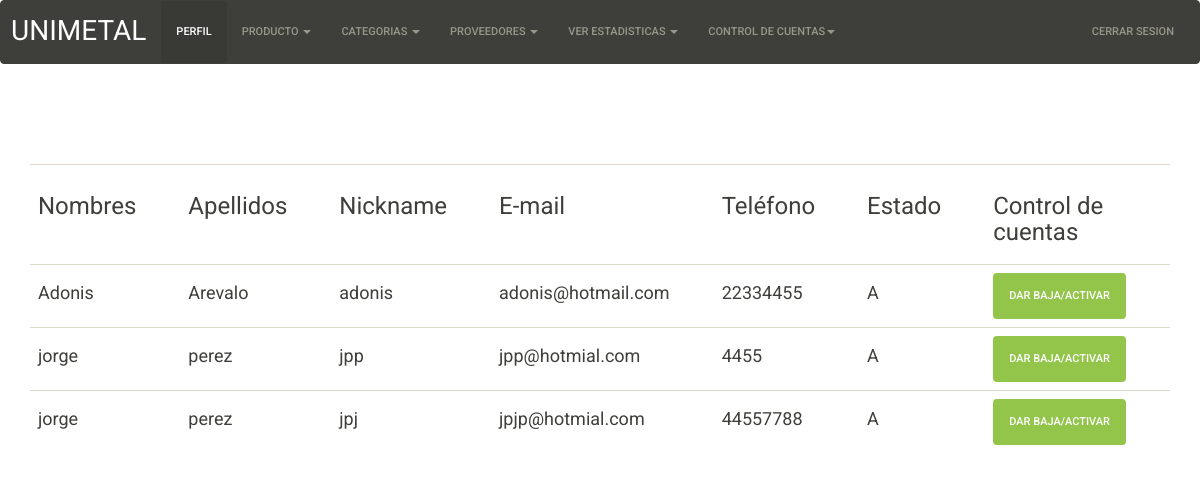
Screenshot of /php/Activar_Desactivar.php with the database file from the repository.
### tables this page shows
CREATE TABLE IF NOT EXISTS `empleados` (
  `Cod` int(5) NOT NULL AUTO_INCREMENT,
  `nombre` varchar(40) NOT NULL,
  `apellido` varchar(40) NOT NULL,
  `nickname` varchar(50) NOT NULL,
  `password` varchar(50) NOT NULL,
  `email` varchar(30) NOT NULL,
  `telefono` int(8) NOT NULL,
  `direccion` varchar(40) NOT NULL,
  `Salario` decimal(10,0) NOT NULL,
  `Estado` varchar(50) NOT NULL,
  `idcat` int(5) NOT NULL,
  PRIMARY KEY (`Cod`),
  KEY `idcat` (`idcat`)
);

### php/Activar_Desactivar.php (the view, shortened to what this page needs)
<!DOCTYPE html>
<html lang="es">
<head>
 <link rel="stylesheet" type="text/css" href="../css1/bootstrap.min.css">
    <link rel="stylesheet" type="text/css" href="../css/general.css">
</head>
<body>
<nav class="navbar navbar-default">
  <div class="container-fluid">
    <div class="navbar-header">
      <a class="navbar-brand" href="#">UNIMETAL</a>
    </div>
    <div class="collapse navbar-collapse" id="bs-example-navbar-collapse-1">
      <ul class="nav navbar-nav">
        <li class="active"><a href="../php/login.php">PERFIL<span class="sr-only">(current)</span></a></li>
        <li class="dropdown">
          <a href="#" class="dropdown-toggle" data-toggle="dropdown" role="button" aria-expanded="false"> PRODUCTO <span class="caret"></span></a>
        </li>
        <li class="dropdown">
          <a href="#" class="dropdown-toggle" data-toggle="dropdown" role="button" aria-expanded="false"> CATEGORIAS <span class="caret"></span></a>
        </li>
        <li class="dropdown">
          <a href="#" class="dropdown-toggle" data-toggle="dropdown" role="button" aria-expanded="false"> PROVEEDORES <span class="caret"></span></a>
        </li>
        <li class="dropdown">
          <a href="#" class="dropdown-toggle" data-toggle="dropdown" role="button" aria-expanded="false"> VER ESTADISTICAS <span class="caret"></span></a>
        </li>
        <li class="dropdown">
          <a href="#" class="dropdown-toggle" data-toggle="dropdown" role="button" aria-expanded="false">CONTROL DE CUENTAS<span class="caret"></span></a>
        </li>
      </ul>
      <ul class="nav navbar-nav navbar-right">
        <li><a href="../php/cerrarsesion.php">CERRAR SESION</a></li>
      </ul>
    </div>
  </div>
</nav>
<br>
 <?php
    $link = mostrar();
    $lis = mysqli_query($link,"SELECT * From empleados where idcat!='3'");
    echo "<br>";
     echo "<br>";
     echo "<br>";
    echo "<div class='container'><table class='table table-hover'>";
echo "<th  width='5%' align='left'><h3>Nombres</h3></th>";
echo "<th  width='5%' align='left'><h3>Apellidos</h3></th>";
echo "<th  width='5%' align='left'><h3>Nickname</h3></th>";
echo "<th  width='5%' align='left'><h3>E-mail</h3></th>";
echo "<th  width='5%' align='left'><h3>Teléfono</h3></th>";
echo "<th  width='5%' align='left'><h3>Estado</h3></th>";
echo "<th  width='5%' align='left'><h3>Control de cuentas</h3></th>";
while ($row = mysqli_fetch_row($lis)){
    echo "<tr>";
    echo "<td width='5%' align='left'><h4>$row[1]</h4></td>";
    echo "<td  width='5%' align='left'><h4>$row[2]</h4></td>";
    echo "<td  width='5%' align='left'><h4>$row[3]</h4></td>";
    echo "<td  width='5%' align='left'><h4>$row[5]</h4></td>";
    echo "<td  width='5%' align='left'><h4>$row[6]</h4></td>";
    echo "<td  width='5%' align='left'><h4>$row[9]</h4></td>";
    echo "<td width='5%' align='left'><a class='btn btn-success' href=activar.php?act=$row[3]>Dar baja/Activar</a></td>" ;
    echo "</tr>";
}
echo "</table> </div>";
?>
</body>
</html>

### css/general.css (style rules this page uses)
.navbar-brand { font-size: 2em; }
.active { font-size: 5em; }

### rows the page displays
empleados: nombre "Adonis", apellido "Arevalo", nickname "adonis", email "adonis@hotmail.com", telefono "22334455", Estado "A"
empleados: nombre "jorge", apellido "perez", nickname "jpp", email "jpp@hotmial.com", telefono "4455", Estado "A"
empleados: nombre "jorge", apellido "perez", nickname "jpj", email "jpjp@hotmial.com", telefono "44557788", Estado "A"
